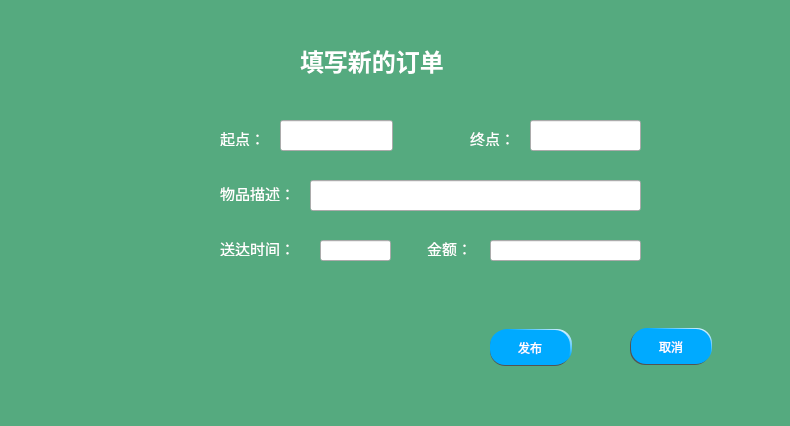
<?xml version="1.0" encoding="UTF-8"?>
<ui version="4.0">
 <class>Dialogzhuce</class>
 <widget class="QDialog" name="Dialogzhuce">
  <property name="geometry">
   <rect>
    <x>0</x>
    <y>0</y>
    <width>790</width>
    <height>426</height>
   </rect>
  </property>
  <property name="windowTitle">
   <string>Dialog</string>
  </property>
  <property name="styleSheet">
   <string notr="true">#Dialogzhuce{
background-color: rgb(85, 170, 127);}</string>
  </property>
  <widget class="QLineEdit" name="lineEdit_2">
   <property name="geometry">
    <rect>
     <x>530</x>
     <y>120</y>
     <width>111</width>
     <height>31</height>
    </rect>
   </property>
  </widget>
  <widget class="QLineEdit" name="lineEdit_4">
   <property name="geometry">
    <rect>
     <x>320</x>
     <y>240</y>
     <width>71</width>
     <height>21</height>
    </rect>
   </property>
  </widget>
  <widget class="QLabel" name="label_9">
   <property name="geometry">
    <rect>
     <x>400</x>
     <y>240</y>
     <width>81</width>
     <height>16</height>
    </rect>
   </property>
   <property name="font">
    <font>
     <family>华文楷体</family>
     <pointsize>11</pointsize>
    </font>
   </property>
   <property name="styleSheet">
    <string notr="true">color: rgb(255, 255, 255);</string>
   </property>
   <property name="text">
    <string>       金额：</string>
   </property>
  </widget>
  <widget class="QLineEdit" name="lineEdit_3">
   <property name="geometry">
    <rect>
     <x>310</x>
     <y>180</y>
     <width>331</width>
     <height>31</height>
    </rect>
   </property>
   <property name="echoMode">
    <enum>QLineEdit::Normal</enum>
   </property>
  </widget>
  <widget class="QLineEdit" name="lineEdit_8">
   <property name="geometry">
    <rect>
     <x>490</x>
     <y>240</y>
     <width>151</width>
     <height>21</height>
    </rect>
   </property>
  </widget>
  <widget class="QLabel" name="label_7">
   <property name="geometry">
    <rect>
     <x>300</x>
     <y>40</y>
     <width>201</width>
     <height>41</height>
    </rect>
   </property>
   <property name="font">
    <font>
     <family>幼圆</family>
     <pointsize>18</pointsize>
     <weight>75</weight>
     <bold>true</bold>
    </font>
   </property>
   <property name="styleSheet">
    <string notr="true">color: rgb(255, 255, 255);</string>
   </property>
   <property name="text">
    <string>填写新的订单</string>
   </property>
  </widget>
  <widget class="QLabel" name="label">
   <property name="geometry">
    <rect>
     <x>220</x>
     <y>130</y>
     <width>61</width>
     <height>16</height>
    </rect>
   </property>
   <property name="font">
    <font>
     <family>华文楷体</family>
     <pointsize>11</pointsize>
    </font>
   </property>
   <property name="styleSheet">
    <string notr="true">color: rgb(255, 255, 255);</string>
   </property>
   <property name="text">
    <string>起点：</string>
   </property>
  </widget>
  <widget class="QPushButton" name="pushButton_2">
   <property name="geometry">
    <rect>
     <x>490</x>
     <y>330</y>
     <width>80</width>
     <height>35</height>
    </rect>
   </property>
   <property name="baseSize">
    <size>
     <width>0</width>
     <height>0</height>
    </size>
   </property>
   <property name="styleSheet">
    <string notr="true">QPushButton{
border-radius:15px;
padding:4px 8px;
color: rgb(255, 255, 255);
background-color: rgb(0, 170, 255);
}
QPushButton:hover{
border-radius:15px;
padding:4px 8px;
color: rgb(255, 255, 255);
background-color: rgba(0, 170, 255,150);

}
QPushButton:pressed{
border-radius:15px;
padding:4px 8px;
color: rgb(255, 255, 255);
background-color: rgba(0, 170,255,50);
}</string>
   </property>
   <property name="text">
    <string>发布</string>
   </property>
  </widget>
  <widget class="QLabel" name="label_3">
   <property name="geometry">
    <rect>
     <x>220</x>
     <y>185</y>
     <width>81</width>
     <height>16</height>
    </rect>
   </property>
   <property name="font">
    <font>
     <family>华文楷体</family>
     <pointsize>11</pointsize>
    </font>
   </property>
   <property name="styleSheet">
    <string notr="true">color: rgb(255, 255, 255);</string>
   </property>
   <property name="text">
    <string>物品描述：</string>
   </property>
  </widget>
  <widget class="QLabel" name="label_2">
   <property name="geometry">
    <rect>
     <x>470</x>
     <y>130</y>
     <width>41</width>
     <height>16</height>
    </rect>
   </property>
   <property name="font">
    <font>
     <family>华文楷体</family>
     <pointsize>11</pointsize>
    </font>
   </property>
   <property name="styleSheet">
    <string notr="true">color: rgb(255, 255, 255);</string>
   </property>
   <property name="text">
    <string>终点：</string>
   </property>
  </widget>
  <widget class="QLabel" name="label_4">
   <property name="geometry">
    <rect>
     <x>220</x>
     <y>240</y>
     <width>81</width>
     <height>16</height>
    </rect>
   </property>
   <property name="font">
    <font>
     <family>华文楷体</family>
     <pointsize>11</pointsize>
    </font>
   </property>
   <property name="styleSheet">
    <string notr="true">color: rgb(255, 255, 255);</string>
   </property>
   <property name="text">
    <string>送达时间：</string>
   </property>
  </widget>
  <widget class="QPushButton" name="pushButton">
   <property name="geometry">
    <rect>
     <x>631</x>
     <y>329</y>
     <width>80</width>
     <height>35</height>
    </rect>
   </property>
   <property name="styleSheet">
    <string notr="true">QPushButton{
border-radius:15px;
padding:4px 8px;
color: rgb(255, 255, 255);
background-color: rgb(0, 170, 255);
}
QPushButton:hover{
border-radius:15px;
padding:4px 8px;
color: rgb(255, 255, 255);
background-color: rgba(0, 170, 255,150);

}
QPushButton:pressed{
border-radius:15px;
padding:4px 8px;
color: rgb(255, 255, 255);
background-color: rgba(0, 170,255,50);
}</string>
   </property>
   <property name="text">
    <string>取消</string>
   </property>
  </widget>
  <widget class="QLineEdit" name="lineEdit">
   <property name="geometry">
    <rect>
     <x>280</x>
     <y>120</y>
     <width>113</width>
     <height>31</height>
    </rect>
   </property>
  </widget>
  <widget class="QLabel" name="label_5">
   <property name="geometry">
    <rect>
     <x>0</x>
     <y>190</y>
     <width>641</width>
     <height>241</height>
    </rect>
   </property>
   <property name="styleSheet">
    <string notr="true">border-image: url(:/image/city3.png);</string>
   </property>
   <property name="text">
    <string/>
   </property>
  </widget>
  <widget class="QLabel" name="label_10">
   <property name="geometry">
    <rect>
     <x>490</x>
     <y>331</y>
     <width>80</width>
     <height>35</height>
    </rect>
   </property>
   <property name="styleSheet">
    <string notr="true">background-color: rgb(83, 83, 83);
border-radius:15px;
padding:4px 8px</string>
   </property>
   <property name="text">
    <string/>
   </property>
  </widget>
  <widget class="QLabel" name="label_12">
   <property name="geometry">
    <rect>
     <x>492</x>
     <y>329</y>
     <width>80</width>
     <height>35</height>
    </rect>
   </property>
   <property name="font">
    <font>
     <pointsize>16</pointsize>
    </font>
   </property>
   <property name="styleSheet">
    <string notr="true">background-color: qlineargradient(spread:pad, x1:0.592, y1:0.409045, x2:1, y2:0, stop:0 rgba(0, 170, 255, 255), stop:1 rgba(255, 255, 255, 255));
border-radius:15px;
padding:4px 8px;
color: rgb(255, 255, 255);
</string>
   </property>
   <property name="text">
    <string/>
   </property>
  </widget>
  <widget class="QLabel" name="label_13">
   <property name="geometry">
    <rect>
     <x>632</x>
     <y>328</y>
     <width>80</width>
     <height>35</height>
    </rect>
   </property>
   <property name="font">
    <font>
     <pointsize>16</pointsize>
    </font>
   </property>
   <property name="styleSheet">
    <string notr="true">background-color: qlineargradient(spread:pad, x1:0.592, y1:0.409045, x2:1, y2:0, stop:0 rgba(0, 170, 255, 255), stop:1 rgba(255, 255, 255, 255));
border-radius:15px;
padding:4px 8px;
color: rgb(255, 255, 255);
</string>
   </property>
   <property name="text">
    <string/>
   </property>
  </widget>
  <widget class="QLabel" name="label_11">
   <property name="geometry">
    <rect>
     <x>630</x>
     <y>330</y>
     <width>80</width>
     <height>35</height>
    </rect>
   </property>
   <property name="styleSheet">
    <string notr="true">background-color: rgb(83, 83, 83);
border-radius:15px;
padding:4px 8px</string>
   </property>
   <property name="text">
    <string/>
   </property>
  </widget>
  <zorder>label_5</zorder>
  <zorder>label_11</zorder>
  <zorder>lineEdit_2</zorder>
  <zorder>lineEdit_4</zorder>
  <zorder>label_9</zorder>
  <zorder>lineEdit_3</zorder>
  <zorder>lineEdit_8</zorder>
  <zorder>label_7</zorder>
  <zorder>label</zorder>
  <zorder>label_3</zorder>
  <zorder>label_2</zorder>
  <zorder>label_4</zorder>
  <zorder>lineEdit</zorder>
  <zorder>label_10</zorder>
  <zorder>label_12</zorder>
  <zorder>label_13</zorder>
  <zorder>pushButton_2</zorder>
  <zorder>pushButton</zorder>
 </widget>
 <tabstops>
  <tabstop>lineEdit</tabstop>
  <tabstop>lineEdit_2</tabstop>
  <tabstop>lineEdit_3</tabstop>
  <tabstop>lineEdit_4</tabstop>
  <tabstop>lineEdit_8</tabstop>
  <tabstop>pushButton_2</tabstop>
  <tabstop>pushButton</tabstop>
 </tabstops>
 <resources/>
 <connections/>
</ui>
